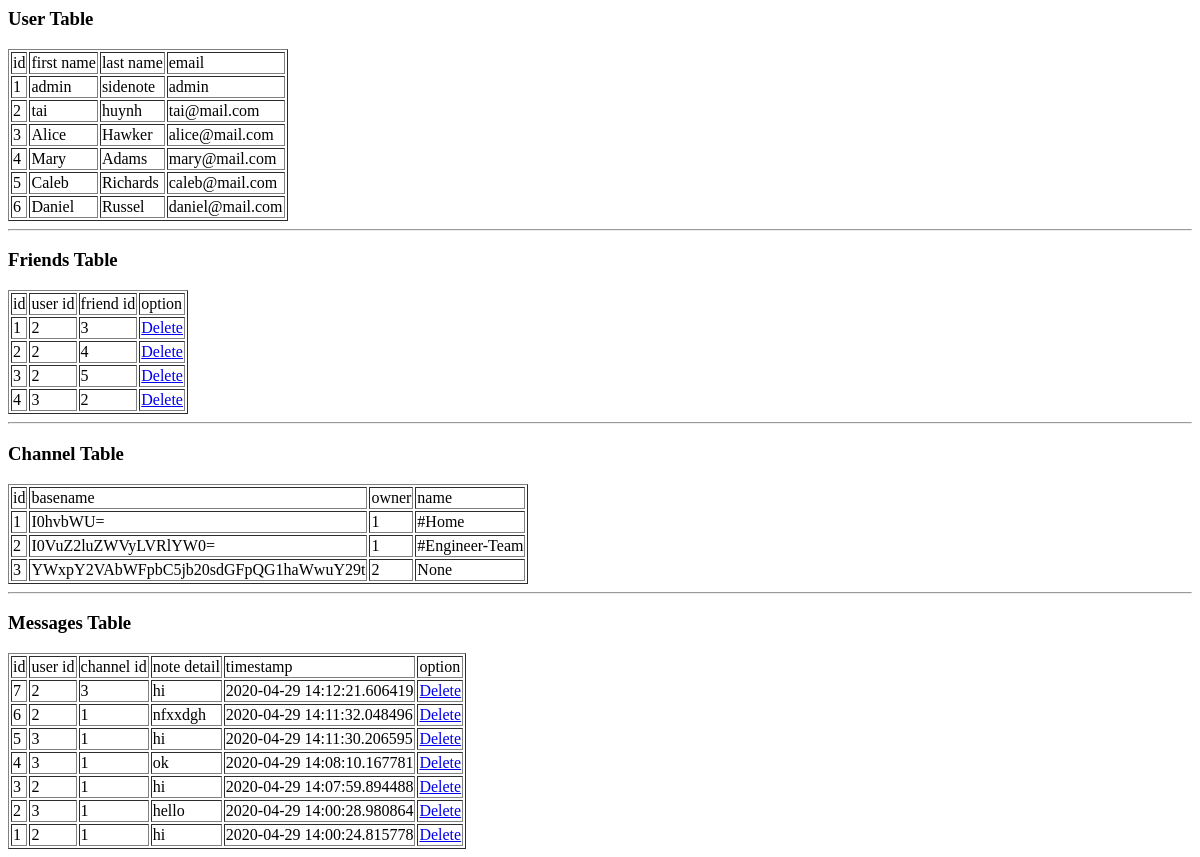
/db (signed in), run on an earlier commit of the app's database.
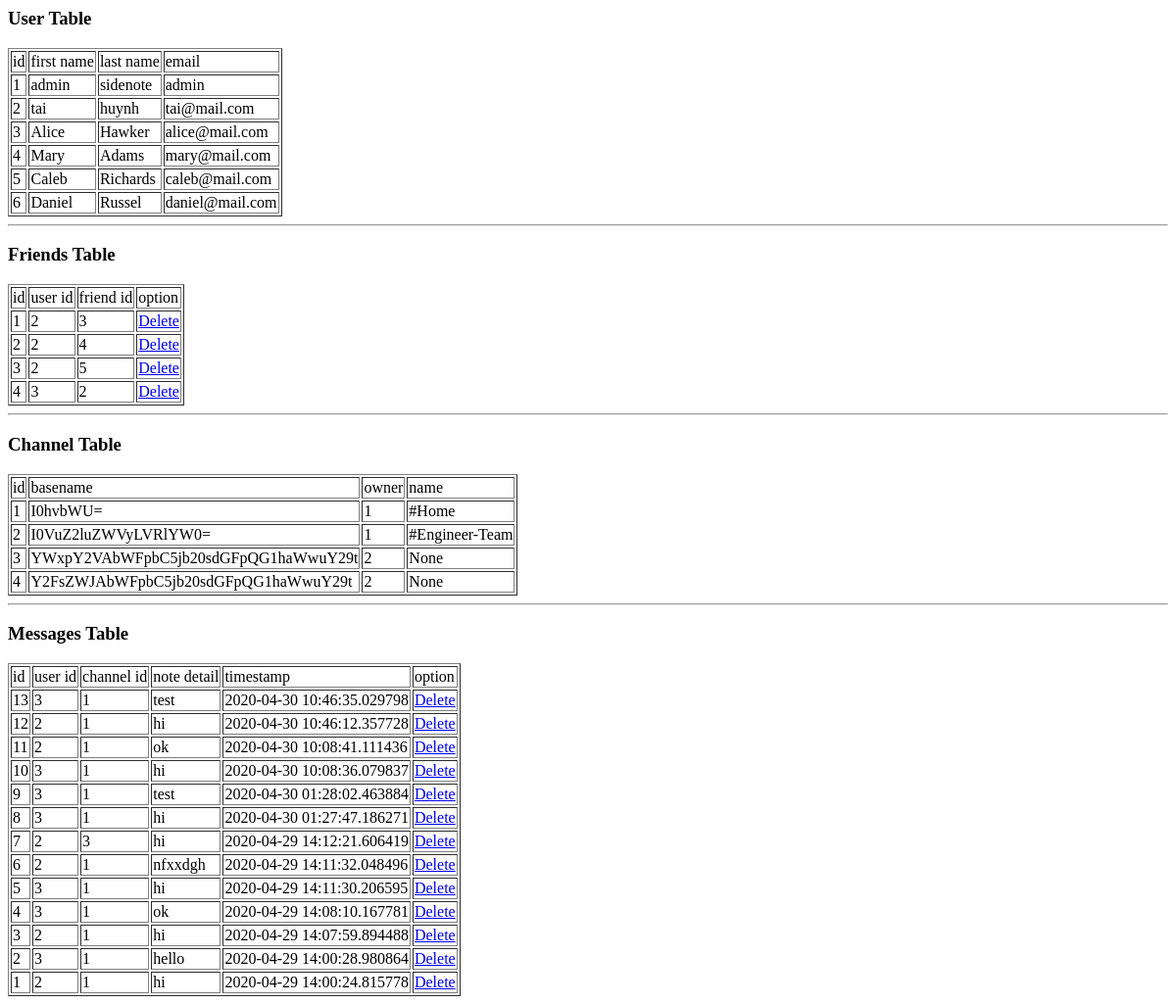
And on a later commit of the database.
### app/models.py (models this page shows, shortened)
class User(UserMixin, db.Model):
    __tablename__ = "User"
    id = db.Column(db.Integer, primary_key=True)
    email = db.Column(db.String(128), index=True, unique=True)
    firstname = db.Column(db.String(128))
    lastname = db.Column(db.String(128))
    title = db.Column(db.String(256))
    admin_level = db.Column(db.Integer)
    password_hash = db.Column(db.String(128))
    settings = db.Column(db.Text, default='')
    imgUrl = db.Column(db.Text)
    status = db.Column(db.Integer)
    recent_channel = db.Column(db.Integer)
    last_login = db.Column(db.DateTime, index=True, default=datetime.utcnow)
    chats = db.relationship('Post', backref='user', lazy='dynamic')
    channel_owner = db.relationship('Channel', backref='channel', lazy='dynamic')
    friendships = db.relationship(
        'Friend',
        foreign_keys='Friend.user_id',
        backref='friender',
    )
    friendships_of = db.relationship(
        'Friend',
        foreign_keys='Friend.friend_id',
        backref='friendee',
    )

class Friend(db.Model):
    __tablename__ = 'Friend'
    id = db.Column(db.Integer, primary_key=True)
    user_id = db.Column(db.Integer, db.ForeignKey('User.id'))
    friend_id = db.Column(db.Integer, db.ForeignKey('User.id'))

class Channel(db.Model):
    __tablename__ = "Channel"
    id = db.Column(db.Integer, primary_key=True)
    b64name = db.Column(db.String(128), index=True)
    owner_id = db.Column(db.Integer, db.ForeignKey('User.id'))
    name = db.Column(db.String(128))
    posts = db.relationship('Post', backref='channel', lazy='dynamic')

class Post(db.Model):
    __tablename__ = "Post"
    id = db.Column(db.Integer, primary_key=True)
    b64name = db.Column(db.String(128), index=True)
    body = db.Column(db.Text)
    timestamp = db.Column(db.DateTime, index=True, default=datetime.utcnow)
    user_id = db.Column(db.Integer, db.ForeignKey('User.id'))
    channel_id = db.Column(db.Integer, db.ForeignKey('Channel.id'))

### app/routes.py (the view)
@app.route('/db')
@login_required
def showdb():
    if current_user.email == "admin" or current_user.id == 2:
        Users = User.query.all()
        Posts = Post.query.order_by(Post.id.desc()).all()
        Friends = Friend.query.all()
        Channels = Channel.query.all()
        for post in Posts:
            post.body = post.body[0:100]
        return render_template('result.html', Users=Users, Posts=Posts, friends=Friends, channels=Channels)
    return redirect(url_for('index'))

### app/models.py (called while the page is built)
@login.user_loader
def load_user(id):
    return User.query.get(int(id))

### app/templates/result.html (shortened to what this page needs)
<doctype html>
    <h3>User Table</h3>
    <table border="1">
        <tr>
            <td>id</td>
            <td>first name</td>
            <td>last name</td>
            <td>email</td>
        </tr>
        {% for item in Users %}
        <tr>
            <td>{{item.id}}</td>
            <td>{{item.firstname}}</td>
            <td>{{item.lastname}}</td>
            <td>{{item.email}}</td>
        </tr>
        {% endfor %}
    </table>
    <hr>
    <h3>Friends Table</h3>
    <table border="1">
        <tr>
            <td>id</td>
            <td>user id</td>
            <td>friend id</td>
            <td>option</td>
        </tr>
        {% for item in friends %}
        <tr>
            <td>{{item.id}}</td>
            <td>{{item.user_id}}</td>
            <td>{{item.friend_id}}</td>
            <td><a href="/delshareid/{{item.id}}">Delete</a></td>
        </tr>
        {% endfor %}
    </table>
    <hr>
    <h3>Channel Table</h3>
    <table border="1">
        <tr>
            <td>id</td>
            <td>basename</td>
            <td>owner</td>
            <td>name</td>
        </tr>
        {% for item in channels %}
        <tr>
            <td>{{item.id}}</td>
            <td>{{item.b64name}}</td>
            <td>{{item.owner_id}}</td>
            <td>{{item.name}}</td>
        </tr>
        {% endfor %}
    </table>
    <hr>
    <h3>Messages Table</h3>
    <table border="1">
        <tr>
            <td>id</td>
            <td>user id</td>
            <td>channel id</td>
            <td>note detail</td>
            <td>timestamp</td>
            <td>option</td>
        </tr>
        {% for item in Posts %}
        <tr>
            <td>{{item.id}}</td>
            <td>{{item.user_id}}</td>
            <td>{{item.channel_id}}</td>
            <td>{{item.body}}</td>
            <td>{{item.timestamp}}</td>
            <td><a href="/delnote/{{item.id}}">Delete</a></td>
        </tr>
        {% endfor %}
    </table>

What changed in the data, as far as the page shows it:
added Channel: id "4", b64name "Y2FsZWJAbWFpbC5jb20sdGFpQG1haWwuY29t", owner_id "2", name "None"
added Post: id "13", user_id "3", channel_id "1", body "test", timestamp "2020-04-30 10:46:35.029798"
added Post: id "12", user_id "2", channel_id "1", body "hi", timestamp "2020-04-30 10:46:12.357728"
added Post: id "11", user_id "2", channel_id "1", body "ok", timestamp "2020-04-30 10:08:41.111436"
added Post: id "10", user_id "3", channel_id "1", body "hi", timestamp "2020-04-30 10:08:36.079837"
added Post: id "9", user_id "3", channel_id "1", body "test", timestamp "2020-04-30 01:28:02.463884"
added Post: id "8", user_id "3", channel_id "1", body "hi", timestamp "2020-04-30 01:27:47.186271"
